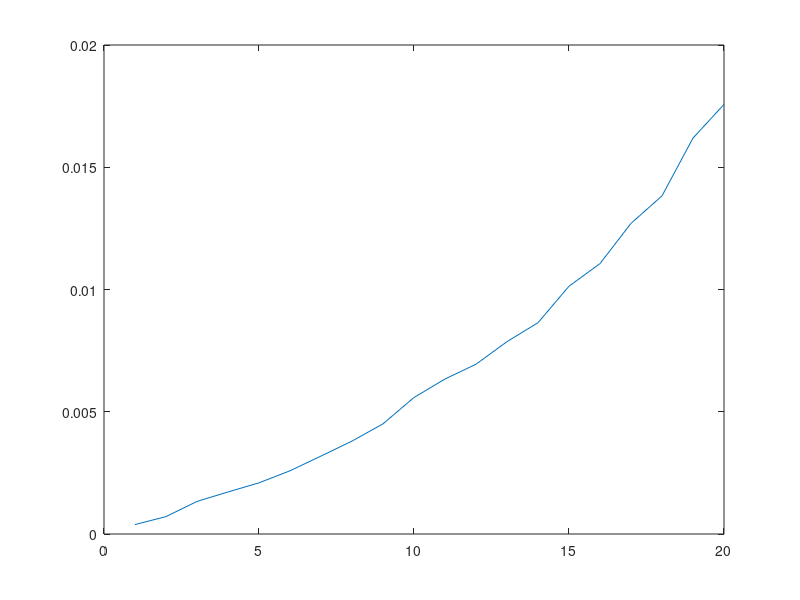
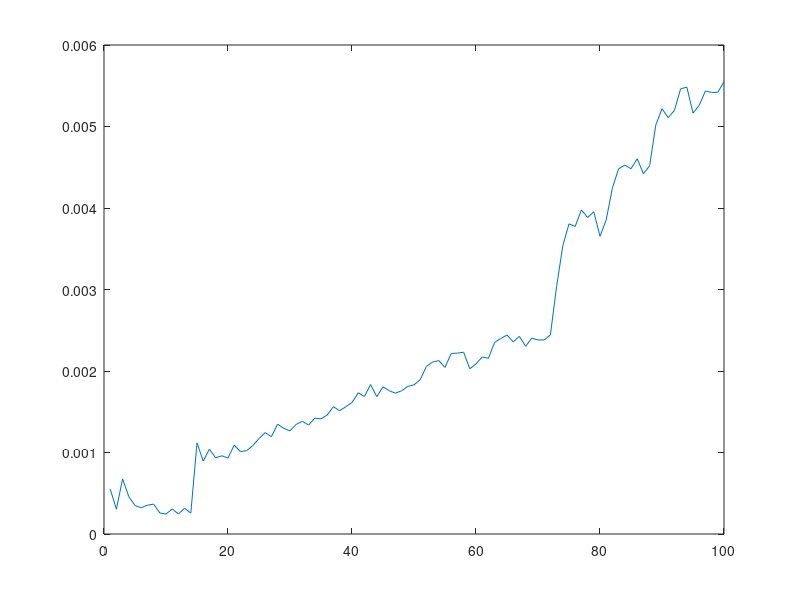

Here is the MATLAB script that generated these plots, in order:
% optimum = lsqnonlin(costfn_opti,params,[],[],options);

% tic
% J = sparse(1:100000,1,1,100000,100000);
% toc

J = spalloc(10000,10000,100000);
t = zeros(1,5);
tic
tic
for i=1:20
    J((i-1)*5000 + (1:5000),1) = 1;
    t(i)=toc;
end
figure;plot(t)
for i=1:100
    tic
    J = sparse(1:50000,1,1,100000+(i-1)*10000,100000+(i-1)*10000);
    t2(i) = toc;
end
figure;plot(t2)
% [ z_o,alb_o,n_o,rho_o,L_sh_o,chrom_o,delta_a_o,delta_s1_o,P_o ] = ...
%     skin_model_optimization( is_face,L_sh_mean,L_sh_var,z_ref,chrom_p,...
%     alb_init,n_init,rho_init,L_sh_init,D,S,w_o,labels,im,alb_mean_cell,...
%     alb_var,n_mean,n_var,rho_mean,rho_var,delta_a_init,delta_s1_init,P_init,rad,0 );

% running = 1;
% J_small = J(1:numel([cost_data_diffuse*20; cost_data_spec]),:);
% calls = 0;
% 
% % while(calls<3)
% %     calls = calls+1;
% %     disp(calls)
% %     J2 = J_small>0;
% %     vars = zeros(1,size(J_small,1));
% %     rows = zeros(1,size(J_small,1));
% %     tic
% %     ind = 0;
% %     while(nnz(J_small)>0)
% %         ind = ind+1;
% %         [c,r] = find(J2',1,'first');
% %         if isempty(c)
% %             break
% %         end
% %         vars(ind) = c;
% %         rows(ind) = r;
% %
% %         J2(:,J2(r,:)) = 0;
% %     end
% %
% %     vars(ind+1:end)=[];
% %     rows(ind+1:end)=[];
% %     J_small(sub2ind(size(J_small),rows,vars)) = 0;
% %     toc
% %
% J3 = J;
% iter = 1;
% inps{iter} = [];
% outs{iter} = [];
% for i=1:size(J,2)
%     inps{i} = [];
%     outs{i} = [];
%     J2 = J3;
%     for j=i:size(J,2)
%         t =find(J2(:,j));
%         inps{i}(end+1:end+numel(t)) = ones(1,numel(t));
%         outs{i}(end+1:end+numel(t)) = t;
%         dependent = sum(J2(J2(:,j)>0,:))>0;
%         if nnz(dependent)>0
%             disp('')
%         end
%         J2(:,dependent) = 0;
%         if nnz(J2)==0
%             break
%         end
%     end
%     J3(sub2ind(size(J3),outs{i},inps{i})) = 0;
%     if nnz(J3)==0
%         break
%     end
%         
% end
% % end